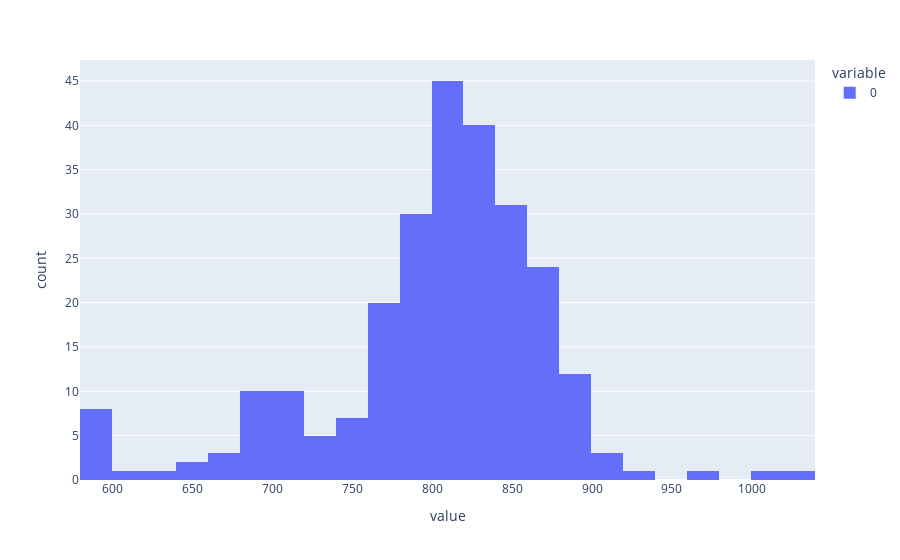

Write notebook code for a chart like this one.
### Code cell
import plotly.express as px

sparse_autoencoder.eval()  # prevents error if we're expecting a dead neuron mask for who grads
with torch.no_grad():
    batch_tokens, labels = activation_store.get_val_batch_tokens()
    _, cache = model.run_with_cache(batch_tokens)
    sae_out, feature_acts, loss, mse_loss, l1_loss, _ = sparse_autoencoder(
        cache[sparse_autoencoder.cfg.hook_point]
    )
    del cache

    # ignore the bos token, get the number of features that activated in each token, averaged accross batch and position
    l0 = (feature_acts[:, 1:] > 0).float().sum(-1).detach()
    print("average l0", l0.mean().item())
    px.histogram(l0.flatten().cpu().numpy()).show()

### Figure 1 — Plotly figure (JSON) as saved in the notebook; plotly's stock layout.template omitted (floating-point values rounded to 4 significant figures; data arrays with more than 128 entries replaced by an {"elided": "..."} marker saying what was removed)
{"data": [{"alignmentgroup": "True", "bingroup": "x", "hovertemplate": "variable=0<br>value=%{x}<br>count=%{y}<extra></extra>", "legendgroup": "0", "marker": {"color": "#636efa", "pattern": {"shape": ""}}, "name": "0", "offsetgroup": "0", "orientation": "v", "showlegend": true, "type": "histogram", "x": {"elided": "256 int values"}, "xaxis": "x", "yaxis": "y"}], "layout": {"barmode": "relative", "legend": {"title": {"text": "variable"}, "tracegroupgap": 0}, "margin": {"t": 60}, "xaxis": {"anchor": "y", "domain": [0, 1], "title": {"text": "value"}}, "yaxis": {"anchor": "x", "domain": [0, 1], "title": {"text": "count"}}}}
